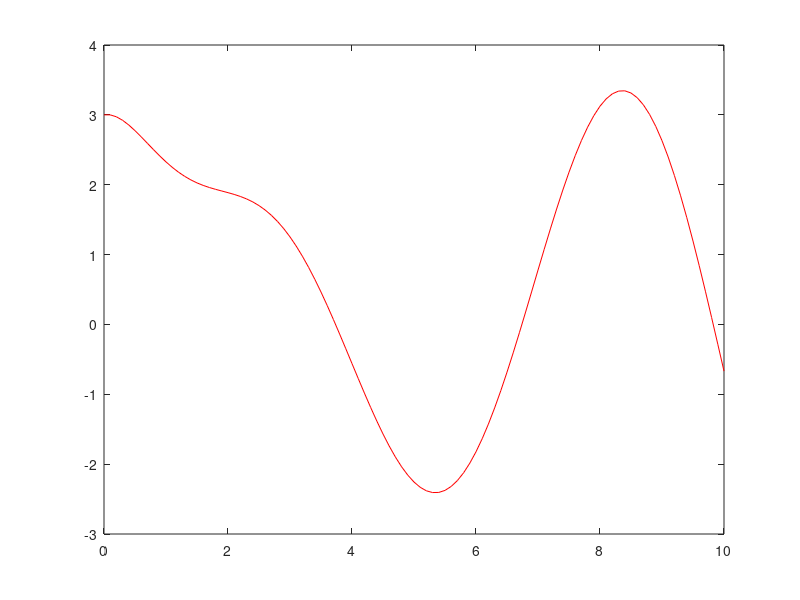

The MATLAB script that drew this image:
clear
x=linspace(0,10,101);
dx=0.1;
%해석해
%y1=2*exp(-x)+x+1;
%수치해
y2(1)=3;
for i = 1:100
y2(i+1)=y2(i)+(sin(x(i))*x(i)-log(x(i)+1)*y2(i))*dx;
end
%plot(x,y1,'k-')
%hold on
plot(x,y2,'r-')
%hold off
